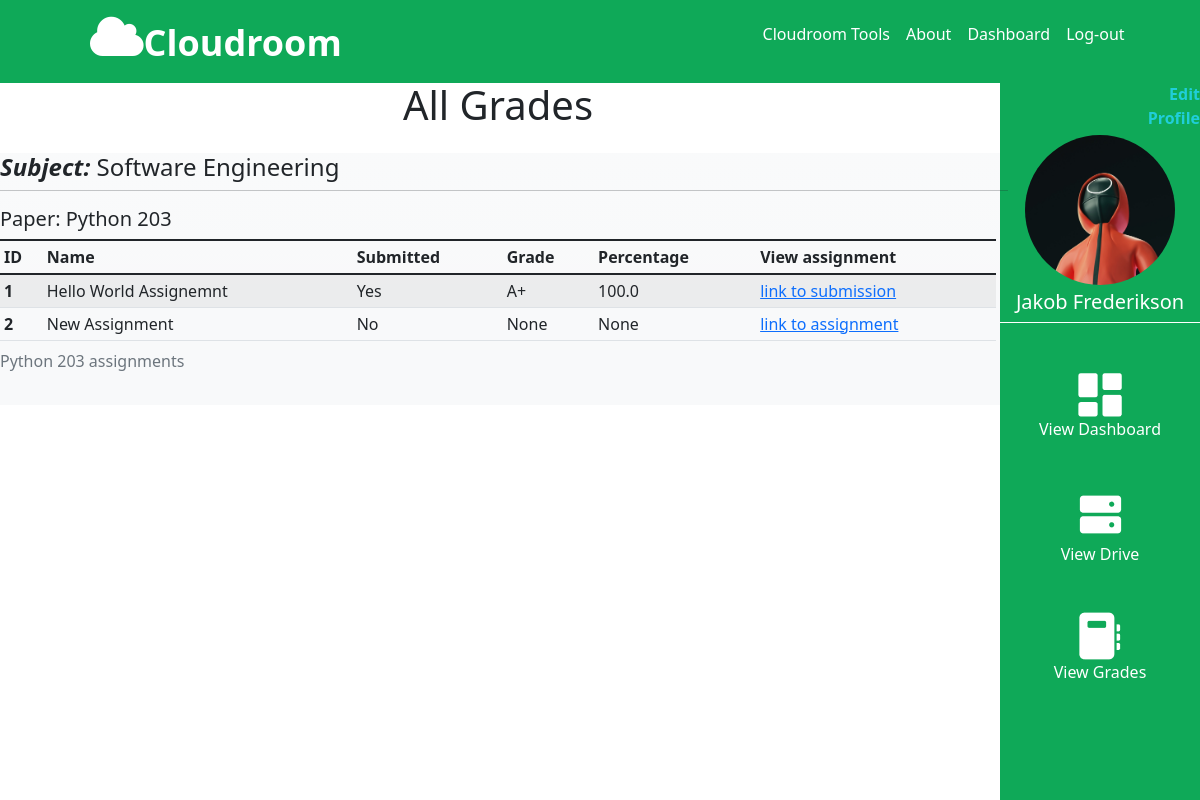
/profile/1/grades (signed in), run on the app's committed database.
### CloudMain/models.py (models this page shows, shortened)
class Account(db.Model, UserMixin):
    id = db.Column(db.Integer(), primary_key=True)
    first_name = db.Column(db.String(length=30), nullable=False)
    last_name = db.Column(db.String(length=30), nullable=False)
    gender = db.Column(db.String(length=20), nullable=False)
    school = db.Column(db.String(length=50), nullable=False)
    nickname = db.Column(db.String(length=30), nullable=False)
    email = db.Column(db.String(length=20), nullable=False, unique=True)
    password_hash = db.Column(db.String(length=12), nullable=False)
    profile_pic = db.Column(db.String(length=20), nullable=False)
    account_type = db.Column(db.String(length=20), nullable=False)
    items = db.relationship('Upload_File', backref='owned_user', lazy=True)#Lazy gets all items from Upload_file
    poster = db.relationship('Post', backref='poster', lazy=True)  # Lazy gets all items from Upload_file
    papers = db.relationship('Paper', backref='tutor', lazy=True)
    comment = db.relationship('Comments', backref='commenter', lazy=True)
    assignment_submissions = db.relationship('StudentAssignmentSubmission', backref='student', lazy=True)
    question_submissions = db.relationship('StudentQuestionSubmission', backref='student', lazy=True)
    @property
    def password(self):
        return self.password

class Classroom(db.Model):
    __tablename__ = 'classroom'
    id = db.Column(db.Integer(), primary_key=True)
    classroom_name = db.Column(db.String(length=30), nullable=False)
    id_paper = db.Column(db.Integer(), db.ForeignKey('paper.id'), nullable=True)

class Paper(db.Model):
    __tablename__ = 'paper'
    id = db.Column(db.Integer(), primary_key=True)
    paper_name = db.Column(db.String(length=30), nullable=False)
    paper_picture = db.Column(db.String(length=20), nullable=False)
    paper_room_number = db.Column(db.String(length=20), nullable=False)
    paper_description = db.Column(db.Text,nullable=False)
    id_classroom = db.Column(db.Integer(), db.ForeignKey('classroom.id'), nullable=False)
    account_id = db.Column(db.Integer(), db.ForeignKey('account.id'), nullable=False)
    owner = db.relationship('Post', backref='post_owner', lazy=True)

class Assignment(db.Model):
    __tablename__ = 'assignment'
    id = db.Column(db.Integer(), primary_key=True)
    name = db.Column(db.String(length=30), nullable=False)
    description = db.Column(db.String(), nullable = True)
    creationDate = db.Column(db.Date())
    dueDate = db.Column(db.Date())
    picture = db.Column(db.String(length=20), nullable=False)
    isPublished = db.Column(db.Boolean())
    teacher_id = db.Column(db.Integer())
    paper_id = db.Column(db.Integer(), db.ForeignKey('paper.id'), nullable = False)
    class_id = db.Column(db.Integer(), db.ForeignKey('classroom.id'), nullable = False)
    questions = db.relationship('Question', backref='owned_assignment', lazy=True)
    student_assignment_submissions = db.relationship('StudentAssignmentSubmission', backref='assignment', lazy=True)

class StudentAssignmentSubmission(db.Model):
    __tablename__ = 'student_assignment_submission'
    id = db.Column(db.Integer(), primary_key = True)
    assignment_id = db.Column(db.Integer(), db.ForeignKey('assignment.id'), nullable = False)
    student_id = db.Column(db.Integer(), db.ForeignKey('account.id'), nullable = False)
    has_submitted = db.Column(db.Boolean(), nullable = True)
    submission_date = db.Column(db.Date(), default = date.today(), nullable = True)
    grade = db.Column(db.Float(), nullable = True) # the grade can be set later on when the teacher comes to mark it

### CloudMain/route.py (the view)
@app.route('/profile/<user_id>/grades', methods=['GET'])
@login_required
def student_grades(user_id):
    papers = paper_members.query.filter_by(id_user = current_user.id).all()
    students_papers = []
    for p in papers:
        for paper in Paper.query.all():
            if int(p.id_paper) == int(paper.id):
                students_papers.append(paper)
    students_classrooms = []
    for p in students_papers:
        for c in Classroom.query.all():
            if int(p.id_classroom) == int(c.id):
                if c not in students_classrooms:
                    students_classrooms.append(c)
    assignments = []
    for paper in students_papers:
        for assignment in Assignment.query.all():
            if int(paper.id) == int(assignment.paper_id):
                assignments.append(assignment)
    submissions = []
    for submission in StudentAssignmentSubmission.query.all():
        if int(submission.student_id) == int(current_user.id):
            submissions.append(submission)
    grades = []
    for s in submissions:
        if s.grade == None:
            empty_grade = {
                "id": s.assignment_id,
                "letter": "None",
                "grade": "None"
                }
            grades.append(empty_grade)
        else:
            p = s.grade * 100
            print(f"\ngrade: {p}\n")
            if p > 97.00:
                letter = 'A+'
            elif p > 93 and p < 97:
                letter = 'A'
            elif p > 90 and p < 93:
                letter = 'A-'
            elif p > 87 and p < 90:
                letter = 'B+'
            elif p > 83 and p < 87:
                letter = 'B'
            elif p > 80 and p < 83:
                letter = 'B-'
            elif p > 77 and p < 80:
                letter = 'C+'
            elif p > 73 and p < 77:
                letter = 'C'
            elif p > 70 and p < 73:
                letter = 'C-'
            elif p > 67 and p < 70:
                letter = 'D+'
            elif p == 65 or p == 66:
                letter = 'D'
            else:
                letter = 'F'
            grades.append({
                "id": s.assignment_id,
                "letter": letter,
                "grade": p
                }) # assignment_id, letter grade and percentage
    return render_template('student_grades.html', classrooms = students_classrooms,
                                                papers = students_papers,
                                                assignments = assignments,
                                                submissions = submissions,
                                                grades = grades)

### CloudMain/models.py (called while the page is built)
@login_manager.user_loader
def load_user(user_id):
    return Account.query.get(int(user_id))

### CloudMain/templates/student_grades.html (shortened to what this page needs)
{% extends 'base.html' %}
{% block style %}
<link rel="stylesheet" href="{{ url_for('static',filename='css/student_grades.css') }}">
{% endblock %}
{% block content %}
{% include 'base_sidenav.html' %}
<div class="conainter-sm">
  <div class="row">
    {% if request.MOBILE %}
    <div class="col-sm-12">
    {% else %}
    <div class="col-sm-10">
    {% endif %}
        <section class="d-flex flex-column align-items-center">
          <header class="mb-3">
            <h1>All Grades</h1>
          </header>
          {% for class in classrooms %}
          <div class="row mb-3 bg-light bg-gradient rounded-3">
            <h4><strong><em>Subject: </em></strong>{{ class.classroom_name }}</h4>
            <hr>
            {% for paper in papers %}
            {% if paper.id_classroom == class.id %}
            <h5>Paper: {{ paper.paper_name }}</h5>
            <div class="table-responsive mb-2">
              <table class="table table-sm table-striped">
                <caption>{{ paper.paper_name }} assignments</caption>
                <thead>
                  <tr>
                    <th scope="col">ID</th>
                    <th scope="col">Name</th>
                    <th scope="col">Submitted</th>
                    <th scope="col">Grade</th>
                    <th scope="col">Percentage</th>
                    <th scope="col">View assignment</th>
                  </tr>
                </thead>
                <tbody>
                  {% for a in assignments %}
                  {% if a.isPublished %}
                  {% if a.class_id == class.id %}
                  {% if a.paper_id == paper.id %}
                  <tr>
                    <th scope="row">{{ a.id }}</th>
                    <td>{{ a.name }}</td>
                    {% for s in submissions %}
                    {% if s.assignment_id == a.id %}
                    {% if s.has_submitted %}
                    <td>Yes</td> {% else %} <td>No</td>
                    {% endif %}
                    {% for g in grades %}
                    {% if g["id"] == s.assignment_id %}
                    <td>{{ g["letter"] }}</td>
                    <td>{{ g["grade"] }}</td>
                    {% endif %}
                    {% endfor %}
                    {% if s.has_submitted %}
                    <td><a href="{{ url_for('view_submission_student', class_id = class.id, paper_id = paper.id, assignment_id = a.id, submission_id = s.id) }}">link to submission</a></td>
                    {% else %}
                    <td><a href="{{ url_for('classroom_assignment_content', class_id = class.id, paper_id = paper.id, assignment_id = a.id) }}">link to assignment</a></td>
                    {% endif %}
                    {% endif %}
                    {% endfor %}
                  </tr>
                  {% endif %}
                  {% endif %}
                  {% endif %}
                  {% endfor %}
                </tbody>
              </table>
            </div>
            {% endif %}
            {% endfor %}
          </div>
          {% endfor %}
        </section>
      </div>
    </div>
  </div>
{% endblock %}

### CloudMain/templates/base.html (shortened to what this page needs)
<!doctype html>
<html lang="en">
   <head>
      <link href="https://cdn.jsdelivr.net/npm/bootstrap@5.1.3/dist/css/bootstrap.min.css" rel="stylesheet">
      {% block style %}
      {% endblock %}
      <link rel="stylesheet" href="https://cdnjs.cloudflare.com/ajax/libs/font-awesome/4.7.0/css/font-awesome.min.css">
   </head>
   {% include 'base_navbar.html' %}
   <body style="padding-top:81px;">
      {% block content %}
      {% endblock %}
   </body>
</html>

### CloudMain/templates/base_navbar.html (shortened to what this page needs)
<link rel="stylesheet" href="{{ url_for('static',filename='css/navbar.css') }}">
<nav class="navbar fixed-top navbar-expand-lg" id="navbar">
   <a class="navbar-brand" href="{{ url_for('home_page') }}" style="">
   <i class="fa fa-cloud" style="font-size:50px; color:white" id="logo"></i>Cloudroom
   </a>
   <div class="collapse navbar-collapse" id="navbarNav">
      <ul class="navbar-nav ms-auto" id="navbar-nav">
         <li class="nav-item list_desktop">
            <a href="/cloudroom_tools" class="nav-link">
            Cloudroom Tools
            </a>
         </li>
         <li class="nav-item list_desktop">
            <a href="{{url_for('about_page')}}" class="nav-link">
            About
            </a>
         </li>
         {% if current_user.is_authenticated %}
         <li class="nav-item list_desktop text-center">
            <a href="{{url_for('dashboard_page', user = current_user.first_name)}}" class="nav-link">
               <p>Dashboard</p>
            </a>
         </li>
         <li class="nav-item list_desktop">
            <a class="nav-link" href="{{ url_for('log_out') }}" >
            Log-out
            </a>
         </li>
         {% endif %}
      </ul>
   </div>
</nav>

### CloudMain/templates/base_sidenav.html (shortened to what this page needs)
<link rel="stylesheet" href="{{ url_for('static',filename='css/side_nav.css') }}">
<div class="col-sm-2 min-vh-100 float-end end-0 side-nav cloudroom-green position-fixed">
   <div class="user-section">
      <a href="{{url_for('user_profile', user = current_user.first_name)}}" class="text-reset text-decoration-none">
         <p class="fw-bold text-sm-end" style="color:#20CED9; margin-left: 120px; margin-bottom:0;">Edit Profile</p>
      </a>
      <div class="thumbnail">
         <img src="{{url_for('static',filename = current_user.profile_pic)}}" alt="Squid game avatar from Unsplash">
      </div>
      <h5 id="username">{{ current_user.first_name }} {{ current_user.last_name }}</h5>
   </div>
   <div class="nav-icons">
      <div class="nav-button">
         <a href="{{ url_for('dashboard_page', user = current_user.first_name) }}"
            class="text-reset text-decoration-none nav-button">
            <img src="{{url_for('static',filename = 'images/dashboard_icon.png')}}" alt="Your dashboard icon">
            <p>View Dashboard</p>
         </a>
      </div>
      <div class="nav-button">
         <a href="{{url_for('user_drive', user = current_user.first_name ,id='000')}}"
            class="text-reset text-decoration-none nav-button">
            <img src="{{url_for('static',filename = 'images/ph_hard-drives-fill.png')}}" alt="Your storage drive icon">
            <p>View Drive</p>
         </a>
      </div>
      {% if current_user.account_type == "Student" %}
      <div class="nav-button">
         <a href="{{ url_for('student_grades', user_id = current_user.id) }}"
            class="text-reset text-decoration-none nav-button">
            <img src="{{url_for('static',filename = 'images/grades_icon.png')}}" alt="Your grades icon">
            <p>View Grades</p>
         </a>
      </div>
      {% endif %}
   </div>
</div>

### CloudMain/static/CSS/navbar.css (style rules this page uses)
#navbar { background-color: #0FA958; z-index: 1 !important; }
.nav-link { color: white; }
.navbar-brand { font-weight: bold; font-size: 36px; color: white; margin-left:90px; }
#navbar-nav { margin-right: 8% }

### CloudMain/static/CSS/side_nav.css (style rules this page uses)
.side-nav { padding: 0%; }
.cloudroom-green { background-color: #0FA958; }
.user-section { border-top: 1px white; border-bottom: 1px white; border-style: solid none; display: flex; flex-direction: column; justify-content: center; align-items: center; color: white; }
.thumbnail { position: relative; width: 150px; height: 150px; border-radius: 50%; overflow: hidden; margin: 5px 0px; }
.thumbnail img { position: absolute; left: 50%; top: 50%; height: 100%; width: auto; -webkit-transform: translate(-50%, -50%); -ms-transform: translate(-50%, -50%); transform: translate(-50%, -50%); }
.nav-icons { margin: 50px 0; display: flex; flex-direction: column; justify-content: center; align-items: center; gap: 30px; }
.nav-button { display: flex; flex-direction: column; justify-content: center; align-items: center; color: white; }
body:not(.modal-open) { padding-right: 0px !important; }

### data on the page
Account: profile_pic (picture), first_name "Jakob", last_name "Frederikson"
Classroom: classroom_name "Software Engineering"
Paper: paper_name "Python 203"
Assignment: id "1", name "Hello World Assignemnt"
StudentAssignmentSubmission: has_submitted "Yes", letter "A+", grade "100.0"
Assignment: id "2", name "New Assignment"
StudentAssignmentSubmission: shows "No", letter "None", grade "None"
